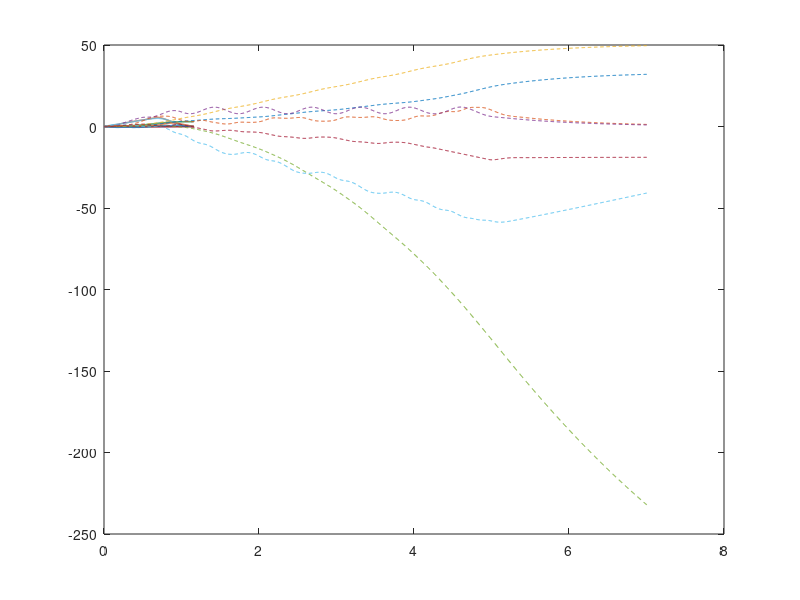

The MATLAB source for this figure: (Note: this script raises an error after producing the figure.)
function AnalysisOfOptimalTrajectory
close all
load traj
topt = t;
xopt = x;
uopt = u;

load data
tsim = processdata.t;
xsim = [processdata.x; processdata.xdot;
        processdata.y; processdata.ydot;
        processdata.z; processdata.zdot; 
        processdata.theta
        processdata.phi;
        processdata.psi];
usim = [controllerdata.actuators.pitchrate; 
        controllerdata.actuators.rollrate;
        controllerdata.actuators.yawrate;
        controllerdata.actuators.thrust];

clf;

% Get MATLAB's standard list of colors
colorList = get(gca,'ColorOrder');

% Comment from here (State)
figure(1)
plot(topt,xopt,'-','linewidth',1);
hold on;
for i=1:size(xopt,1)
    plot(tsim,xsim(i,:),'--','color',colorList(i,:));
end
title('Quadcoper State')
legend('x (m)','xdot (m/s)','z (m)','zdot (m/s)','theta (rad)','location','northwest');
xlabel('time (s)')
grid on
% To here
xlim([topt(1) topt(end)]);

% Comment from here (Input)
figure(2)
plot(topt,uopt,'-','linewidth',1);
hold on;
for i=1:size(uopt,1)
    plot(tsim,usim(i,:),'--','color',colorList(i,:));
end
legend('pitchrate (rad/s)','thrust (N)','location','northwest');
title('Quadcopter Inputs')
xlabel('time (s)')
grid on
% To here

xlim([topt(1) topt(end)]);

end
